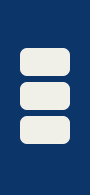
        <widget class="QFrame" name="frame_43">
         <property name="minimumSize">
          <size>
           <width>90</width>
           <height>0</height>
          </size>
         </property>
         <property name="maximumSize">
          <size>
           <width>80</width>
           <height>16777215</height>
          </size>
         </property>
         <property name="styleSheet">
          <string notr="true">QFrame{
	background: #0C356A;
	border-radius:3px;
}


QPushButton{
	color: white;
	padding: 5px;
	font-size: 11pt;
	font-weight: bold;
}

QPushButton:hover{
	background: #a3a3a3;
}

QPushButton:disabled {
    color: #8D8D8D;
}

QPushButton:pressed {
	background: rgb(0, 0, 0);
}
</string>
         </property>
         <property name="frameShape">
          <enum>QFrame::NoFrame</enum>
         </property>
         <property name="frameShadow">
          <enum>QFrame::Sunken</enum>
         </property>
         <property name="lineWidth">
          <number>3</number>
         </property>
         <layout class="QVBoxLayout" name="verticalLayout_36">
          <property name="leftMargin">
           <number>0</number>
          </property>
          <property name="topMargin">
           <number>6</number>
          </property>
          <property name="rightMargin">
           <number>0</number>
          </property>
          <item>
           <spacer name="verticalSpacer_2">
            <property name="orientation">
             <enum>Qt::Vertical</enum>
            </property>
            <property name="sizeType">
             <enum>QSizePolicy::Fixed</enum>
            </property>
            <property name="sizeHint" stdset="0">
             <size>
              <width>10</width>
              <height>36</height>
             </size>
            </property>
           </spacer>
          </item>
          <item>
           <widget class="QFrame" name="frame_19">
            <property name="maximumSize">
             <size>
              <width>50</width>
              <height>50</height>
             </size>
            </property>
            <property name="baseSize">
             <size>
              <width>10</width>
              <height>10</height>
             </size>
            </property>
            <property name="styleSheet">
             <string notr="true">background-color:rgb(140, 140, 140)</string>
            </property>
            <property name="frameShape">
             <enum>QFrame::NoFrame</enum>
            </property>
            <property name="frameShadow">
             <enum>QFrame::Raised</enum>
            </property>
            <property name="lineWidth">
             <number>4</number>
            </property>
            <layout class="QVBoxLayout" name="verticalLayout_14">
             <property name="leftMargin">
              <number>0</number>
             </property>
             <property name="topMargin">
              <number>0</number>
             </property>
             <property name="rightMargin">
              <number>0</number>
             </property>
             <property name="bottomMargin">
              <number>0</number>
             </property>
            </layout>
           </widget>
          </item>
          <item alignment="Qt::AlignHCenter">
           <widget class="QPushButton" name="LiveDetectionBT">
            <property name="maximumSize">
             <size>
              <width>76</width>
              <height>76</height>
             </size>
            </property>
            <property name="cursor">
             <cursorShape>PointingHandCursor</cursorShape>
            </property>
            <property name="toolTip">
             <string>Live View</string>
            </property>
            <property name="styleSheet">
             <string notr="true">QPushButton{
	color: white;
    background-color:#F1F0E8;
	padding: 5px;
	font-size: 11pt;
	font-weight: bold;
	border-radius:7px;
}

QPushButton:hover{
	background: #a3a3a3;
}

QPushButton:disabled {
    color: #8D8D8D;
}

QPushButton:pressed {
	background: rgb(0, 0, 0);
}</string>
            </property>
            <property name="text">
             <string/>
            </property>
            <property name="icon">
             <iconset>
              <normaloff>icons/camera_connection.png</normaloff>icons/camera_connection.png</iconset>
            </property>
            <property name="iconSize">
             <size>
              <width>46</width>
              <height>46</height>
             </size>
            </property>
           </widget>
          </item>
          <item alignment="Qt::AlignHCenter">
           <widget class="QPushButton" name="ReportConnectionBT">
            <property name="maximumSize">
             <size>
              <width>60</width>
              <height>60</height>
             </size>
            </property>
            <property name="cursor">
             <cursorShape>PointingHandCursor</cursorShape>
            </property>
            <property name="toolTip">
             <string>Report</string>
            </property>
            <property name="styleSheet">
             <string notr="true">QPushButton{
	color: white;
	padding: 5px;
    background-color:#F1F0E8;
	font-size: 11pt;
	font-weight: bold;
	border-radius:7px;
}

QPushButton:hover{
	background: #a3a3a3;
}

QPushButton:disabled {
    color: #8D8D8D;
}

QPushButton:pressed {
	background: rgb(0, 0, 0);
}</string>
            </property>
            <property name="text">
             <string/>
            </property>
            <property name="icon">
             <iconset>
              <normaloff>icons/monitor.png</normaloff>icons/monitor.png</iconset>
            </property>
            <property name="iconSize">
             <size>
              <width>46</width>
              <height>46</height>
             </size>
            </property>
           </widget>
          </item>
          <item alignment="Qt::AlignHCenter">
           <widget class="QPushButton" name="CameraSettingBT">
            <property name="maximumSize">
             <size>
              <width>60</width>
              <height>60</height>
             </size>
            </property>
            <property name="cursor">
             <cursorShape>PointingHandCursor</cursorShape>
            </property>
            <property name="toolTip">
             <string>Camera Setting</string>
            </property>
            <property name="styleSheet">
             <string notr="true">QPushButton{
	color: white;
	padding: 5px;
	font-size: 11pt;
	font-weight: bold;
	border-radius:7px;
   background-color:#F1F0E8;
}

QPushButton:hover{
	background: #a3a3a3;
}

QPushButton:disabled {
    color: #8D8D8D;
}

QPushButton:pressed {
	background: rgb(0, 0, 0);
}</string>
            </property>
            <property name="text">
             <string/>
            </property>
            <property name="icon">
             <iconset>
              <normaloff>icons/settings.png</normaloff>icons/settings.png</iconset>
            </property>
            <property name="iconSize">
             <size>
              <width>46</width>
              <height>46</height>
             </size>
            </property>
           </widget>
          </item>
          <item>
           <spacer name="verticalSpacer_4">
            <property name="orientation">
             <enum>Qt::Vertical</enum>
            </property>
            <property name="sizeHint" stdset="0">
             <size>
              <width>20</width>
              <height>40</height>
             </size>
            </property>
           </spacer>
          </item>
         </layout>
        </widget>
